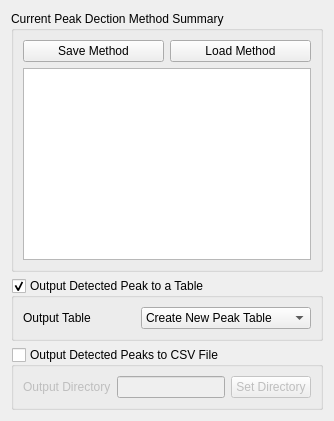
     <widget class="QWidget" name="methodSummaryTab">
      <attribute name="title">
       <string>Method Summary</string>
      </attribute>
      <layout class="QGridLayout" name="gridLayout_11">
       <item row="3" column="1">
        <widget class="QGroupBox" name="methodSummaryOptions">
         <property name="title">
          <string>Current Peak Dection Method Summary</string>
         </property>
         <layout class="QGridLayout" name="gridLayout_7">
          <item row="0" column="0">
           <widget class="QPushButton" name="saveMethodButton">
            <property name="text">
             <string>Save Method</string>
            </property>
           </widget>
          </item>
          <item row="0" column="1">
           <widget class="QPushButton" name="loadMethodButton">
            <property name="text">
             <string>Load Method</string>
            </property>
           </widget>
          </item>
          <item row="3" column="0" colspan="2">
           <widget class="QTextBrowser" name="methodSummary"/>
          </item>
         </layout>
        </widget>
       </item>
       <item row="5" column="1">
        <widget class="QGroupBox" name="groupBox_3">
         <property name="title">
          <string>Output Detected Peaks to CSV File</string>
         </property>
         <property name="checkable">
          <bool>true</bool>
         </property>
         <property name="checked">
          <bool>false</bool>
         </property>
         <layout class="QGridLayout" name="gridLayout_9">
          <item row="1" column="2">
           <widget class="QPushButton" name="setOutputDirButton">
            <property name="text">
             <string>Set Directory</string>
            </property>
           </widget>
          </item>
          <item row="1" column="1">
           <widget class="QLineEdit" name="outputDirName"/>
          </item>
          <item row="1" column="0">
           <widget class="QLabel" name="label_2">
            <property name="text">
             <string>Output Directory</string>
            </property>
           </widget>
          </item>
         </layout>
        </widget>
       </item>
       <item row="4" column="1">
        <widget class="QGroupBox" name="groupBox">
         <property name="title">
          <string>Output Detected Peak to a Table</string>
         </property>
         <property name="checkable">
          <bool>true</bool>
         </property>
         <property name="checked">
          <bool>true</bool>
         </property>
         <layout class="QGridLayout" name="gridLayout_12">
          <item row="0" column="1">
           <widget class="QComboBox" name="outputTableComboBox">
            <item>
             <property name="text">
              <string>Create New Peak Table</string>
             </property>
            </item>
            <item>
             <property name="text">
              <string>Bookmarked Peaks Table</string>
             </property>
            </item>
           </widget>
          </item>
          <item row="0" column="0">
           <widget class="QLabel" name="label_23">
            <property name="text">
             <string>Output Table</string>
            </property>
           </widget>
          </item>
         </layout>
        </widget>
       </item>
      </layout>
     </widget>
